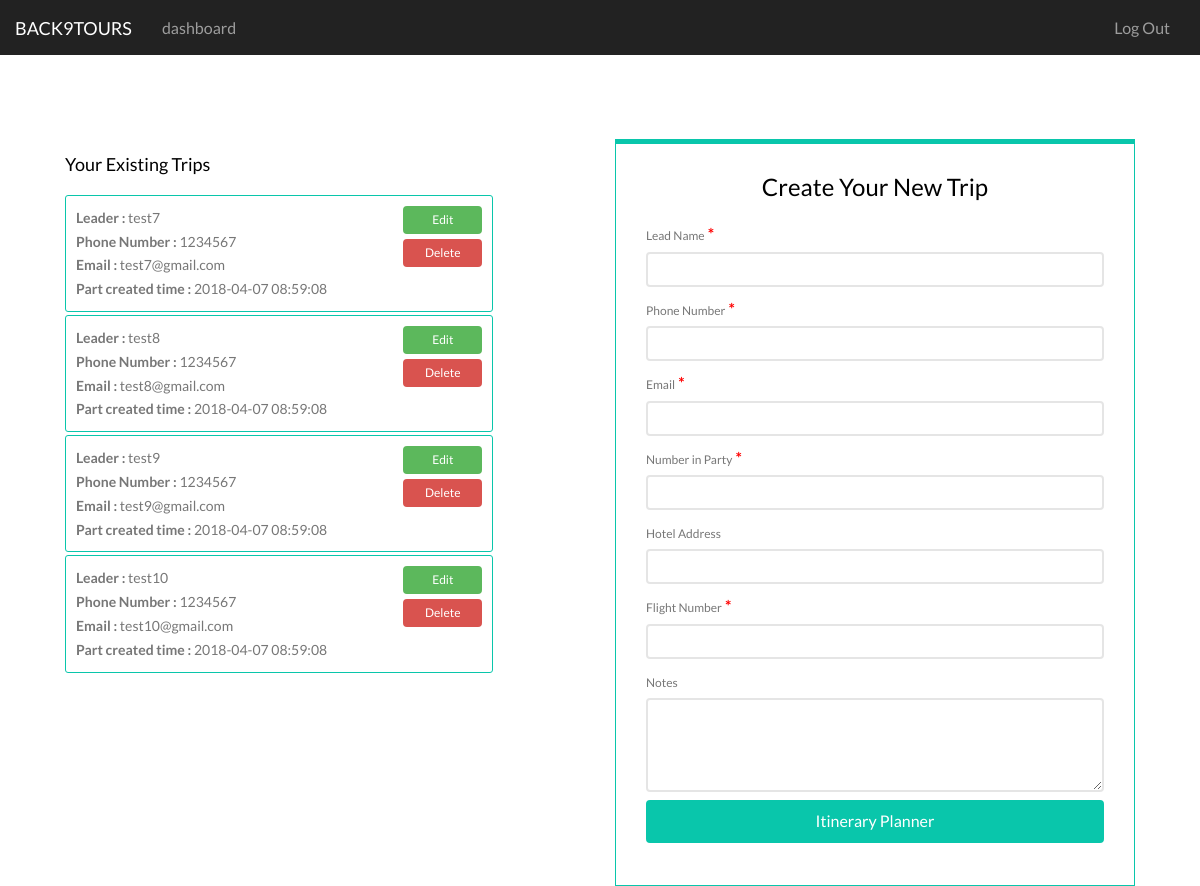
/partyCreate/ (signed in), run on the app's committed database.
### tables this page shows
create table party_details(
	party_id int not null AUTO_INCREMENT,
	lead_name varchar(100),
	phone_number int,
	email varchar(100) not null,
	hotel_address varchar(200),
	flight_number varchar(200) not null,
	notes varchar(250),
	number_in_party varchar(100),
	user_id int not null,
	PRIMARY KEY(party_id),
  create_date_and_time DATETIME not null,
	FOREIGN KEY(user_id)REFERENCES user_details(user_id)  ON DELETE CASCADE ON UPDATE CASCADE
);

### partyCreate/index.php (the view, shortened to what this page needs)
<!DOCTYPE HTML>
<html>
<head>
    <link rel="stylesheet" href="../css/animate.css">
    <link rel="stylesheet" href="../css/icomoon.css">
    <link rel="stylesheet" href="../css/themify-icons.css">
    <link rel="stylesheet" href="../css/bootstrap.css">
    <link rel="stylesheet" href="../css/magnific-popup.css">
    <link rel="stylesheet" href="../css/bootstrap-datepicker.min.css">
    <link rel="stylesheet" href="../css/owl.carousel.min.css">
    <link rel="stylesheet" href="../css/owl.theme.default.min.css">
    <link rel="stylesheet" href="../css/style.css">
</head>
<body>
<nav class="navbar navbar-inverse" style="border-radius: 0px;border: none;">
    <?php
    require "../navbar/index.php";
    ?>
</nav>
<header id="gtco-header" class="gtco-cover gtco-cover-md" role="banner"
        style="background: #fff">
    <div class="gtco-container">
        <div class="row">
            <div class="col-md-12 col-md-offset-0 text-left">
                <ul class="nav nav-tabs">
                    <div class="row row-mt-15em" style="margin-top: 4em;">
                        <div class="col-md-5  mt-text animate-box" data-animate-effect="fadeInUp"
                             style="margin-top:1em">
                            <?php
                            $conn = connection();
                            ?>
                            <h4>Your Existing Trips</h4>
                            <?php
                            $query = "SELECT * FROM party_details WHERE user_id =" . $_SESSION['user'];
                            $result = $conn->query($query);
                            if ($result->num_rows > 0) {
                                while ($row = $result->fetch_assoc()) {
                                    ?>
                                    <div class="col-md-12"
                                         style="border: 1px solid #09C6AB;padding:10px;margin-bottom: 3px;border-radius: 3px; font-size: 14px">
                                        <div class="row">
                                            <div class="col-sm-9">
                                                <b>Leader : </b><?php echo($row["lead_name"]); ?><br>
                                                <b>Phone Number : </b><?php echo($row["phone_number"]); ?><br>
                                                <b>Email : </b><?php echo($row["email"]); ?><br>
                                                <b>Part created time : </b><?php echo($row["create_date_and_time"]); ?><br>
                                            </div>
                                            <div class="col-sm-3 ">
                                                <form role="form" action='index.php' method='POST'>
                                                    <input type="submit" class="btn btn-sm btn-success btn-block"
                                                           id="edit" name="edit"
                                                           value="Edit" style="font-size: 12px; padding: 3px;">
                                                    <input type="submit" class="btn btn-sm btn-danger btn-block"
                                                           id="delete" name="delete"
                                                           value="Delete" style="font-size: 12px; padding: 3px;">
                                                </form>
                                            </div>
                                        </div>
                                    </div>
                                    <?php
                                }
                            }
                            ?>
                        </div>
                        <div class="col-md-6 col-md-push-1 animate-box" data-animate-effect="fadeInRight">
                            <div class="form-wrap"
                                 style="box-shadow: none; border: 1px solid #09C6AB; border-top: 5px solid #09C6AB;">
                                <div class="tab">
                                    <div class="tab-content">
                                        <div id="login" class="tab-content-inner active" data-content="signup">
                                            <h3 style="text-align:center">Create Your New Trip</h3>
                                            <form role="form" action="index.php" method="post">
                                                <div class="row form-group">
                                                    <div class="col-md-12">
                                                        <label for="login-username">Lead Name</label>
                                                        <span style="font-weight: bold;color: red">*</span>
                                                        <input type="text" id="lead_name" name="lead_name" required
                                                               class="form-control">
                                                    </div>
                                                </div>
                                                <div class="row form-group">
                                                    <div class="col-md-12">
                                                        <label for="login-username">Phone Number</label>
                                                        <span style="font-weight: bold;color: red">*</span>
                                                        <input type="number" id="phone_number" name="phone_number" required
                                                               class="form-control">
                                                    </div>
                                                </div>
                                                <div class="row form-group">
                                                    <div class="col-md-12">
                                                        <label for="login-username">Email</label>
                                                        <span style="font-weight: bold;color: red">*</span>
                                                        <input type="email" id="email" name="email" required
                                                               class="form-control">
                                                    </div>
                                                </div>
                                                <div class="row form-group">
                                                    <div class="col-md-12">
                                                        <label for="login-username">Number in Party</label>
                                                        <span style="font-weight: bold;color: red">*</span>
                                                        <input type="number" id="number_in_party" name="number_in_party"
                                                               class="form-control">
                                                    </div>
                                                </div>
                                                <div class="row form-group">
                                                    <div class="col-md-12">
                                                        <label for="login-username">Hotel Address</label>
                                                        <input type="text" id="hotel_address" name="hotel_address"
                                                               class="form-control">
                                                    </div>
                                                </div>
                                                <div class="row form-group">
                                                    <div class="col-md-12">
                                                        <label for="login-username">Flight Number</label>
                                                        <span style="font-weight: bold;color: red">*</span>
                                                        <input type="text" id="flight_number" name="flight_number"
                                                               class="form-control">
                                                    </div>
                                                </div>
                                                <div class="row form-group">
                                                    <div class="col-md-12">
                                                        <label for="login-username">Notes</label>
                                                        <textarea type="text" id="notes" name="notes" rows="4"
                                                                  class="form-control"></textarea>
                                                    </div>
                                                </div>
                                                <div class="row form-group">
                                                    <div class="col-md-12">
                                                        <input type="submit" class="btn btn-primary btn-block"
                                                               id="submit" name="submit"
                                                               value="Itinerary Planner">
                                                    </div>
                                                </div>
                                            </form>
                                        </div>
                                    </div>
                                </div>
                            </div>
                        </div>
                    </div>
            </div>
        </div>
    </div>
</header>
</body>
</html>

### css/style.css (style rules this page uses)
body { font-family: "Lato", Arial, sans-serif; font-weight: 400; font-size: 16px; line-height: 1.7; color: #777; background: #fff; }
h1, h2, h3, h4, h5, h6, figure { color: #000; font-family: "Lato", Arial, sans-serif; font-weight: 400; margin: 0 0 20px 0; }
.gtco-container { max-width: 1100px; position: relative; margin: 0 auto; padding-left: 15px; padding-right: 15px; }
#gtco-header { background: #4d4d4d; }
#gtco-header .mt-text { margin-top: 7em; margin-bottom: 3em; }
#gtco-header .form-wrap { border-top: 10px solid #09C6AB; position: relative; width: 100%; -webkit-box-shadow: 0px 2px 5px 0px rgba(0, 0, 0, 0.15); -moz-box-shadow: 0px 2px 5px 0px rgba(0, 0, 0, 0.15); box-shadow: 0px 2px 5px 0px rgba(0, 0, 0, 0.15); }
#gtco-header .form-wrap .tab-content { z-index: 10; position: relative; clear: both; background: #fff; padding: 30px; }
#gtco-header .form-wrap .tab-content .tab-content-inner { display: none; }
#gtco-header .form-wrap .tab-content .tab-content-inner.active { display: block; }
#gtco-header, #gtco-counter, .gtco-bg { background-size: cover; background-position: top center; background-repeat: no-repeat; position: relative; }
.gtco-cover { height: 100vh; background-size: cover; background-position: center center; background-repeat: no-repeat; position: relative; float: left; width: 100%; }
.gtco-cover > .gtco-container { position: relative; z-index: 10; }
form label { font-weight: normal !important; font-size: 12px !important; }
.btn { margin-right: 4px; margin-bottom: 4px; font-family: "Lato", Arial, sans-serif; font-size: 16px; font-weight: 400; -webkit-border-radius: 4px; -moz-border-radius: 4px; -ms-border-radius: 4px; border-radius: 4px; -webkit-transition: 0.5s; -o-transition: 0.5s; transition: 0.5s; padding: 8px 30px; }
.btn-primary { background: #09C6AB; color: #fff; border: 2px solid #09C6AB !important; }
.btn-success { background: #5cb85c; color: #fff; border: 2px solid #5cb85c; }
.btn-danger { background: #d9534f; color: #fff; border: 2px solid #d9534f; }
.form-control { box-shadow: none; background: transparent; border: 2px solid rgba(0, 0, 0, 0.1); height: 35px; font-size: 14px; font-weight: 300; padding: 5px 15px; }
.row-mt-15em { margin-top: 12em; }
@media screen and (max-width: 1370px) { .row-mt-15em { margin-top: 4em; } }
.js .animate-box { opacity: 0; }
.nav-tabs { border-bottom: none }
.form-group { margin-bottom: 8px; }

### data on the page
party_details: lead_name "test7", phone_number "1234567", email "test7@gmail.com", create_date_and_time "2018-04-07 08:59:08"
party_details: lead_name "test8", phone_number "1234567", email "test8@gmail.com", create_date_and_time "2018-04-07 08:59:08"
party_details: lead_name "test9", phone_number "1234567", email "test9@gmail.com", create_date_and_time "2018-04-07 08:59:08"
party_details: lead_name "test10", phone_number "1234567", email "test10@gmail.com", create_date_and_time "2018-04-07 08:59:08"
